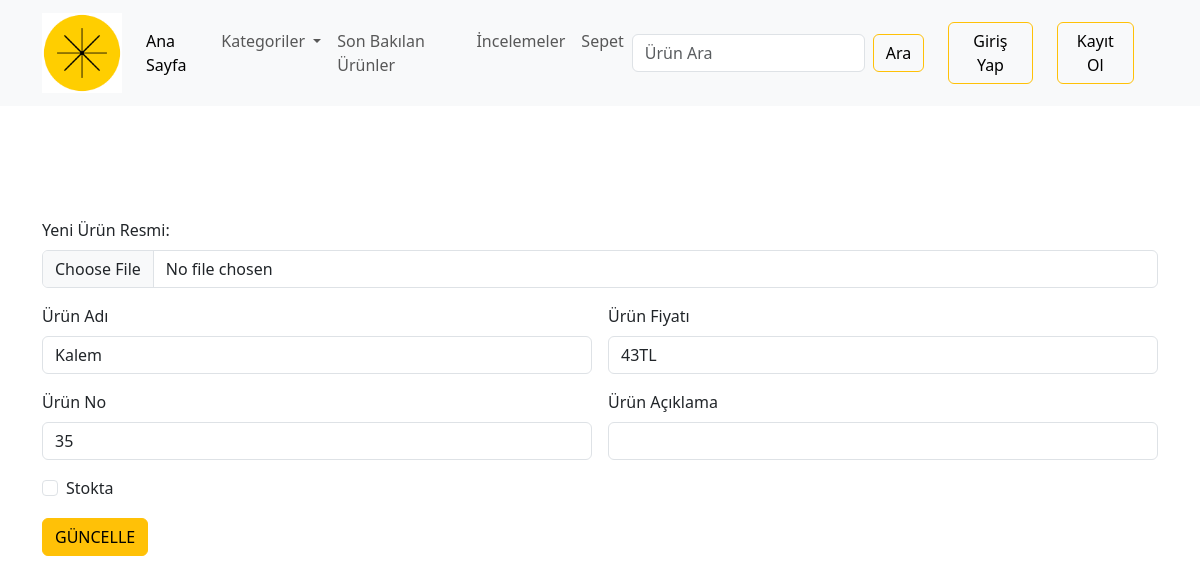
Page /urunler/duzenle/3 on the committed database.
### urunler/models.py (models this page shows, shortened)
class Urunler(models.Model):
    urunno = models.IntegerField()
    ad = models.CharField(max_length=600)
    fiyat = models.CharField(max_length=700)
    stokdurumu = models.CharField(max_length=60)
    acıklama = models.CharField(max_length=10000)
    urunResmi = models.CharField(max_length=100, default="")

### urunler/views.py (the view, shortened to what this page needs)
# urls.py: path('duzenle/<int:urunid>', views.urunDuzenle),
def urunDuzenle(request, urunid):
 bilgi = {'urun' : Urunler.objects.get(id = urunid), 'guncellendimi': "False"}
 hatalar = []
 sablon = loader.get_template('duzenle.html')
 return HttpResponse(sablon.render(bilgi, request))

### urunler/templates/duzenle.html (shortened to what this page needs)
{%extends "master.html" %}
{% load static %}
{% load bootstrap5 %}
{% block govde %}
<div class="container my-5">
    <form class="row g-3 pt-4" method="post" action="../duzenle/{{urun.id}}" enctype="multipart/form-data">
        <div class="col-md-12">
        </div>
        <div class="col-12">
            <label for="formFile" class="form-label">Yeni Ürün Resmi:</label>
            <input class="form-control" type="file" id="formFile" name="urunResmi">
        </div>
        <div class="col-md-6">
            <label for="ad" class="form-label">Ürün Adı</label>
            <input type="text" class="form-control" id="ad" name="ad" value="{{urun.ad}}">
        </div>
        <div class="col-md-6">
            <label for="fiyat" class="form-label">Ürün Fiyatı</label>
            <input type="text" class="form-control" id="fiyat" name="fiyat" value="{{urun.fiyat}}">
        </div>
        <div class="col-md-6">
            <label for="urunno" class="form-label">Ürün No</label>
            <input type="number" class="form-control" id="urunno" name="urunno" value="{{urun.urunno}}">
        </div>
        <div class="col-md-6">
            <label for="urunaciklama" class="form-label">Ürün Açıklama</label>
            <input type="text" class="form-control" id="urunaciklama" name="urunaciklama" value="{{urun.urunaciklama}}">
        </div>
        <div class="col-12">
            <div class="form-check">
                <input class="form-check-input" type="checkbox" id="stokdurumu" name="stokdurumu"
                    {% if uye.stokdurumu == True %} checked {% endif %}>
                <label class="form-check-label" for="stokdurumu">Stokta
                </label>
            </div>
        </div>
        <div class="col-12">
            <button type="submit" class="btn btn-warning"> GÜNCELLE</button>
        </div>
    </form>
</div>
{% endblock %}

### rows in the picture
Urunler: ad "Kalem", fiyat "43TL", urunno "35"
